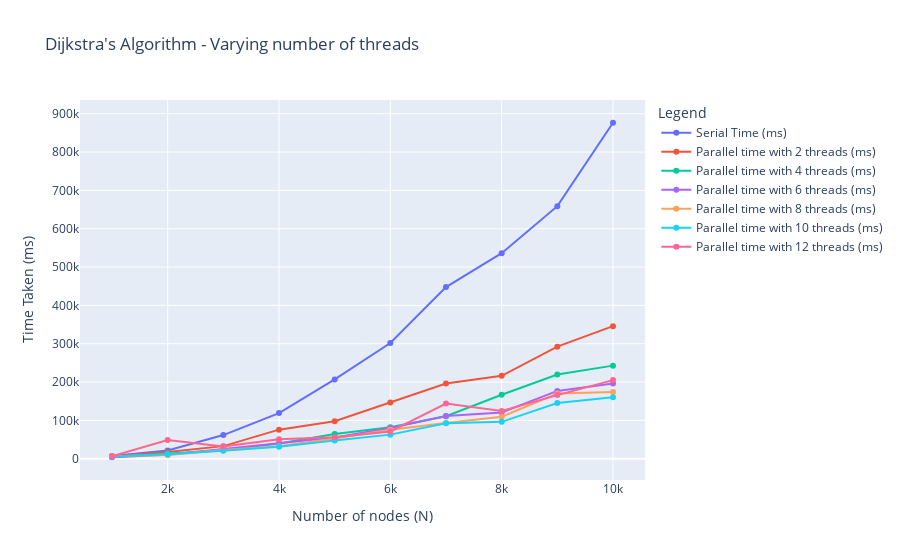

Notebook code cell kept with this figure:
### Code cell
fig = px.line(df, x = df_columns[0],y=df_columns[1:],  labels={
                     "Number of nodes (N)": "Number of nodes (N)",
                     "value": "Time Taken (ms)",
                     "variable": "Legend"
                 }, title = "Dijkstra's Algorithm - Varying number of threads", markers = True)
fig.show()

### Figure 1 — Plotly figure (JSON) as saved in the notebook; plotly's stock layout.template omitted (floating-point values rounded to 4 significant figures)
{"data": [{"hovertemplate": "Legend=Serial Time (ms)<br>Number of nodes (N)=%{x}<br>Time Taken (ms)=%{y}<extra></extra>", "legendgroup": "Serial Time (ms)", "line": {"color": "#636efa", "dash": "solid"}, "marker": {"symbol": "circle"}, "mode": "lines+markers", "name": "Serial Time (ms)", "orientation": "v", "showlegend": true, "type": "scatter", "x": [1000, 2000, 3000, 4000, 5000, 6000, 7000, 8000, 9000, 10000], "xaxis": "x", "y": [7015, 21619, 61606, 118992, 206917, 301711, 447868, 536231, 658873, 876566], "yaxis": "y"}, {"hovertemplate": "Legend=Parallel time with 2 threads (ms)<br>Number of nodes (N)=%{x}<br>Time Taken (ms)=%{y}<extra></extra>", "legendgroup": "Parallel time with 2 threads (ms)", "line": {"color": "#EF553B", "dash": "solid"}, "marker": {"symbol": "circle"}, "mode": "lines+markers", "name": "Parallel time with 2 threads (ms)", "orientation": "v", "showlegend": true, "type": "scatter", "x": [1000, 2000, 3000, 4000, 5000, 6000, 7000, 8000, 9000, 10000], "xaxis": "x", "y": [5450, 17323, 32727, 75740, 97499, 146736, 196326, 216220, 292290, 345762], "yaxis": "y"}, {"hovertemplate": "Legend=Parallel time with 4 threads (ms)<br>Number of nodes (N)=%{x}<br>Time Taken (ms)=%{y}<extra></extra>", "legendgroup": "Parallel time with 4 threads (ms)", "line": {"color": "#00cc96", "dash": "solid"}, "marker": {"symbol": "circle"}, "mode": "lines+markers", "name": "Parallel time with 4 threads (ms)", "orientation": "v", "showlegend": true, "type": "scatter", "x": [1000, 2000, 3000, 4000, 5000, 6000, 7000, 8000, 9000, 10000], "xaxis": "x", "y": [4378, 14033, 22227, 39775, 64673, 81830, 110799, 166860, 219549, 242790], "yaxis": "y"}, {"hovertemplate": "Legend=Parallel time with 6 threads (ms)<br>Number of nodes (N)=%{x}<br>Time Taken (ms)=%{y}<extra></extra>", "legendgroup": "Parallel time with 6 threads (ms)", "line": {"color": "#ab63fa", "dash": "solid"}, "marker": {"symbol": "circle"}, "mode": "lines+markers", "name": "Parallel time with 6 threads (ms)", "orientation": "v", "showlegend": true, "type": "scatter", "x": [1000, 2000, 3000, 4000, 5000, 6000, 7000, 8000, 9000, 10000], "xaxis": "x", "y": [3726, 10090, 24980, 40203, 55354, 79777, 111100, 120757, 176788, 196065], "yaxis": "y"}, {"hovertemplate": "Legend=Parallel time with 8 threads (ms)<br>Number of nodes (N)=%{x}<br>Time Taken (ms)=%{y}<extra></extra>", "legendgroup": "Parallel time with 8 threads (ms)", "line": {"color": "#FFA15A", "dash": "solid"}, "marker": {"symbol": "circle"}, "mode": "lines+markers", "name": "Parallel time with 8 threads (ms)", "orientation": "v", "showlegend": true, "type": "scatter", "x": [1000, 2000, 3000, 4000, 5000, 6000, 7000, 8000, 9000, 10000], "xaxis": "x", "y": [6328, 9536, 22324, 32254, 52438, 75249, 93259, 109679, 170081, 174141], "yaxis": "y"}, {"hovertemplate": "Legend=Parallel time with 10 threads (ms)<br>Number of nodes (N)=%{x}<br>Time Taken (ms)=%{y}<extra></extra>", "legendgroup": "Parallel time with 10 threads (ms)", "line": {"color": "#19d3f3", "dash": "solid"}, "marker": {"symbol": "circle"}, "mode": "lines+markers", "name": "Parallel time with 10 threads (ms)", "orientation": "v", "showlegend": true, "type": "scatter", "x": [1000, 2000, 3000, 4000, 5000, 6000, 7000, 8000, 9000, 10000], "xaxis": "x", "y": [5719, 11777, 20594, 31290, 47684, 62747, 92509, 96076, 145213, 160268], "yaxis": "y"}, {"hovertemplate": "Legend=Parallel time with 12 threads (ms)<br>Number of nodes (N)=%{x}<br>Time Taken (ms)=%{y}<extra></extra>", "legendgroup": "Parallel time with 12 threads (ms)", "line": {"color": "#FF6692", "dash": "solid"}, "marker": {"symbol": "circle"}, "mode": "lines+markers", "name": "Parallel time with 12 threads (ms)", "orientation": "v", "showlegend": true, "type": "scatter", "x": [1000, 2000, 3000, 4000, 5000, 6000, 7000, 8000, 9000, 10000], "xaxis": "x", "y": [6308, 48600, 32081, 50799, 55688, 71134, 143990, 124478, 165909, 204990], "yaxis": "y"}], "layout": {"autosize": true, "dragmode": "pan", "legend": {"title": {"text": "Legend"}, "tracegroupgap": 0}, "title": {"text": "Dijkstra's Algorithm - Varying number of threads"}, "xaxis": {"anchor": "y", "autorange": true, "domain": [0, 1], "range": [449.9, 10550.0], "showspikes": false, "title": {"text": "Number of nodes (N)"}, "type": "linear"}, "yaxis": {"anchor": "x", "autorange": true, "domain": [0, 1], "range": [-68300.0, 948600.0], "showspikes": false, "title": {"text": "Time Taken (ms)"}, "type": "linear"}}}
